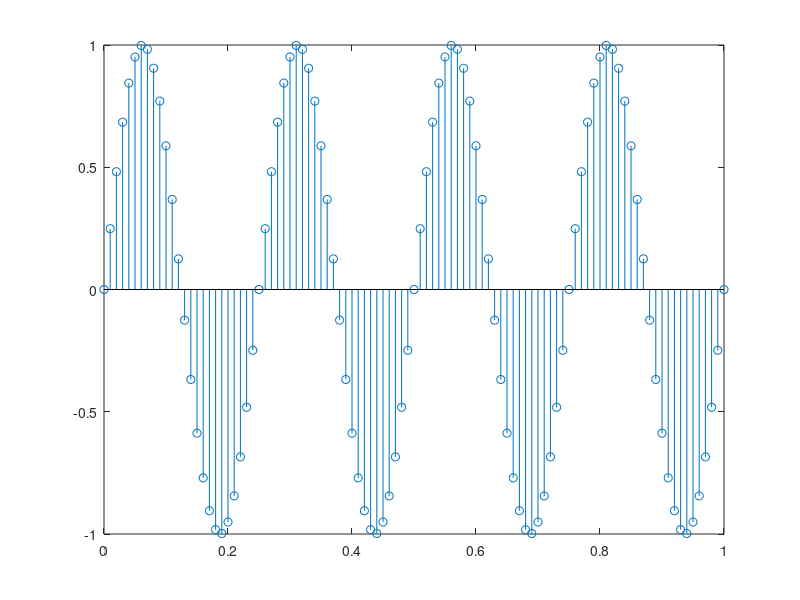

Source code (MATLAB):
T = 1/100;
freq = 4;
mag = 1;
signal = 0:T:1;

waveform = mag*sin(2*pi*freq*signal);

% sample the waveform
stem(signal, waveform);